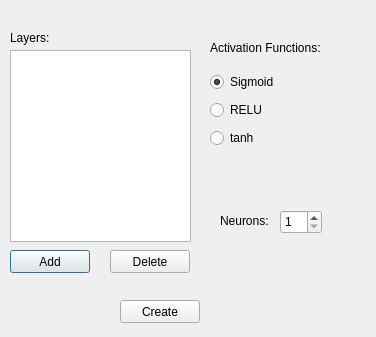
<?xml version="1.0" encoding="UTF-8"?>
<ui version="4.0">
 <class>createNNWindow</class>
 <widget class="QDialog" name="createNNWindow">
  <property name="geometry">
   <rect>
    <x>0</x>
    <y>0</y>
    <width>376</width>
    <height>337</height>
   </rect>
  </property>
  <property name="windowTitle">
   <string>Dialog</string>
  </property>
  <widget class="QWidget" name="verticalLayoutWidget">
   <property name="geometry">
    <rect>
     <x>210</x>
     <y>70</y>
     <width>101</width>
     <height>83</height>
    </rect>
   </property>
   <layout class="QVBoxLayout" name="verticalLayout">
    <item>
     <widget class="QRadioButton" name="sigmoid_rb">
      <property name="text">
       <string>Sigmoid</string>
      </property>
      <property name="checked">
       <bool>true</bool>
      </property>
     </widget>
    </item>
    <item>
     <widget class="QRadioButton" name="relu_rb">
      <property name="text">
       <string>RELU</string>
      </property>
     </widget>
    </item>
    <item>
     <widget class="QRadioButton" name="tanh_rb">
      <property name="text">
       <string>tanh</string>
      </property>
     </widget>
    </item>
   </layout>
  </widget>
  <widget class="QListWidget" name="layerList">
   <property name="geometry">
    <rect>
     <x>10</x>
     <y>50</y>
     <width>181</width>
     <height>192</height>
    </rect>
   </property>
  </widget>
  <widget class="QPushButton" name="pushButton">
   <property name="geometry">
    <rect>
     <x>10</x>
     <y>250</y>
     <width>80</width>
     <height>23</height>
    </rect>
   </property>
   <property name="text">
    <string>Add</string>
   </property>
  </widget>
  <widget class="QPushButton" name="pushButton_2">
   <property name="geometry">
    <rect>
     <x>110</x>
     <y>250</y>
     <width>80</width>
     <height>23</height>
    </rect>
   </property>
   <property name="text">
    <string>Delete</string>
   </property>
  </widget>
  <widget class="QSpinBox" name="neuronsSpinBox">
   <property name="geometry">
    <rect>
     <x>280</x>
     <y>210</y>
     <width>42</width>
     <height>24</height>
    </rect>
   </property>
   <property name="minimum">
    <number>1</number>
   </property>
  </widget>
  <widget class="QLabel" name="label">
   <property name="geometry">
    <rect>
     <x>220</x>
     <y>210</y>
     <width>71</width>
     <height>21</height>
    </rect>
   </property>
   <property name="text">
    <string>Neurons: </string>
   </property>
  </widget>
  <widget class="QPushButton" name="pushButton_3">
   <property name="geometry">
    <rect>
     <x>120</x>
     <y>300</y>
     <width>80</width>
     <height>23</height>
    </rect>
   </property>
   <property name="text">
    <string>Create</string>
   </property>
  </widget>
  <widget class="QLabel" name="label_2">
   <property name="geometry">
    <rect>
     <x>10</x>
     <y>30</y>
     <width>57</width>
     <height>15</height>
    </rect>
   </property>
   <property name="text">
    <string>Layers:</string>
   </property>
  </widget>
  <widget class="QLabel" name="label_3">
   <property name="geometry">
    <rect>
     <x>210</x>
     <y>40</y>
     <width>171</width>
     <height>16</height>
    </rect>
   </property>
   <property name="text">
    <string>Activation Functions: </string>
   </property>
  </widget>
 </widget>
 <resources/>
 <connections>
  <connection>
   <sender>pushButton</sender>
   <signal>clicked()</signal>
   <receiver>createNNWindow</receiver>
   <slot>addLayer()</slot>
   <hints>
    <hint type="sourcelabel">
     <x>51</x>
     <y>263</y>
    </hint>
    <hint type="destinationlabel">
     <x>52</x>
     <y>288</y>
    </hint>
   </hints>
  </connection>
  <connection>
   <sender>pushButton_2</sender>
   <signal>clicked()</signal>
   <receiver>createNNWindow</receiver>
   <slot>removeLayer()</slot>
   <hints>
    <hint type="sourcelabel">
     <x>125</x>
     <y>272</y>
    </hint>
    <hint type="destinationlabel">
     <x>163</x>
     <y>286</y>
    </hint>
   </hints>
  </connection>
  <connection>
   <sender>layerList</sender>
   <signal>currentRowChanged(int)</signal>
   <receiver>createNNWindow</receiver>
   <slot>selectItem(int)</slot>
   <hints>
    <hint type="sourcelabel">
     <x>145</x>
     <y>159</y>
    </hint>
    <hint type="destinationlabel">
     <x>81</x>
     <y>18</y>
    </hint>
   </hints>
  </connection>
  <connection>
   <sender>neuronsSpinBox</sender>
   <signal>valueChanged(int)</signal>
   <receiver>createNNWindow</receiver>
   <slot>setNeuronCount(int)</slot>
   <hints>
    <hint type="sourcelabel">
     <x>343</x>
     <y>223</y>
    </hint>
    <hint type="destinationlabel">
     <x>356</x>
     <y>246</y>
    </hint>
   </hints>
  </connection>
  <connection>
   <sender>pushButton_3</sender>
   <signal>released()</signal>
   <receiver>createNNWindow</receiver>
   <slot>createNN()</slot>
   <hints>
    <hint type="sourcelabel">
     <x>210</x>
     <y>323</y>
    </hint>
    <hint type="destinationlabel">
     <x>253</x>
     <y>341</y>
    </hint>
   </hints>
  </connection>
 </connections>
 <slots>
  <slot>addLayer()</slot>
  <slot>slot2()</slot>
  <slot>removeLayer()</slot>
  <slot>slot3()</slot>
  <slot>selectItem(int)</slot>
  <slot>setNeuronCount(int)</slot>
  <slot>createNN()</slot>
 </slots>
</ui>
